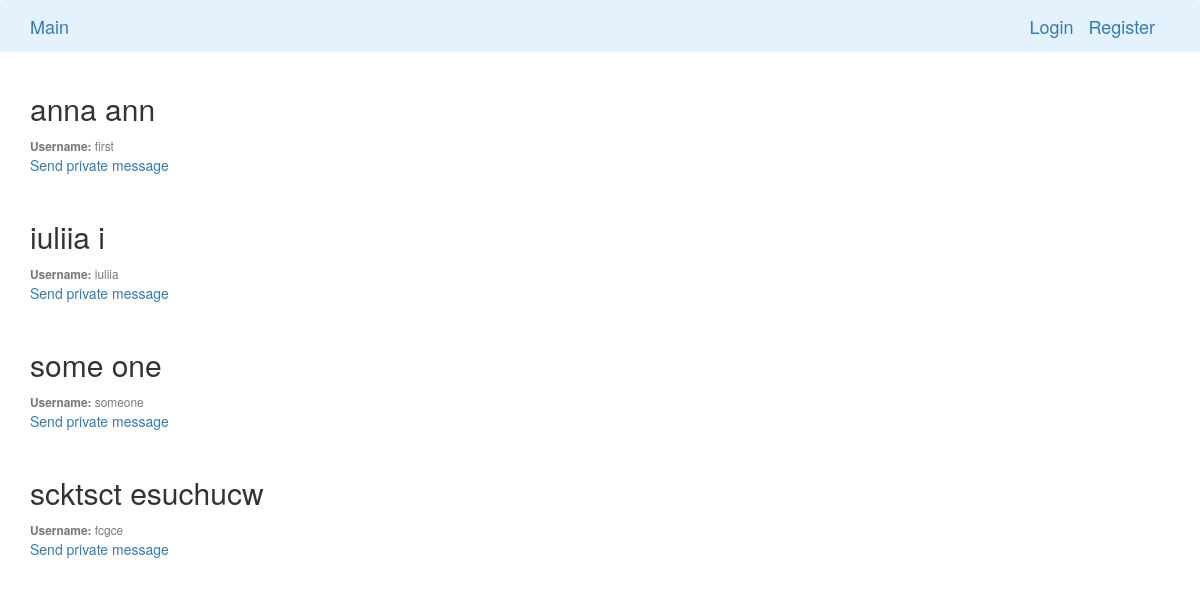
/about, run on the app's committed database.
### main/models.py (models this page shows, shortened)
class User(db.Model, UserMixin):
    id = db.Column(db.Integer, primary_key=True)
    username = db.Column(db.String(20), unique=True, nullable=False)
    first_name = db.Column(db.String(50), nullable=False)
    last_name = db.Column(db.String(100), nullable=False)
    email = db.Column(db.String(120), unique=True, nullable=False)
    password = db.Column(db.String(60), nullable=False)
    messages_sent = db.relationship('Message',
                                    foreign_keys='Message.sender_id',
                                    backref='author', lazy='dynamic')
    messages_received = db.relationship('Message',
                                        foreign_keys='Message.recipient_id',
                                        backref='recipient', lazy='dynamic')
    last_message_read_time = db.Column(db.DateTime)
    notifications = db.relationship('Notification', backref='user',
                                    lazy='dynamic')
    tasks = db.relationship('Task', backref='user', lazy='dynamic')

### main/primary/routes.py (the view)
@primary.route("/about")
def about():
    users = User.query.all()
    return render_template('users.html', users=users)

### main/templates/users.html
{% extends "base.html" %}
{% block app_content %}
{% for user in users %}
        <article class="media content-section">
          <div class="media-body">
              <h2><p class="article-title">{{ user.first_name + ' ' + user.last_name }}</p></h2>
           <small class="text-muted"><b>Username:</b> {{ user.username }}</small>
           {% if user != current_user %}
                <p><a href="{{ url_for('messages.send_message', recipient=user.username) }}">{{ 'Send private message' }}</a></p>
           {% endif %}
          </div>
        </article>
{% endfor %}
{% endblock %}

### data on the page
User: first_name+last_name "anna ann", username "first", value "Send private message"
User: first_name+last_name "iuliia i", username "iuliia", value "Send private message"
User: first_name+last_name "some one", username "someone", value "Send private message"
User: first_name+last_name "scktsct esuchucw", username "fcgce", value "Send private message"
